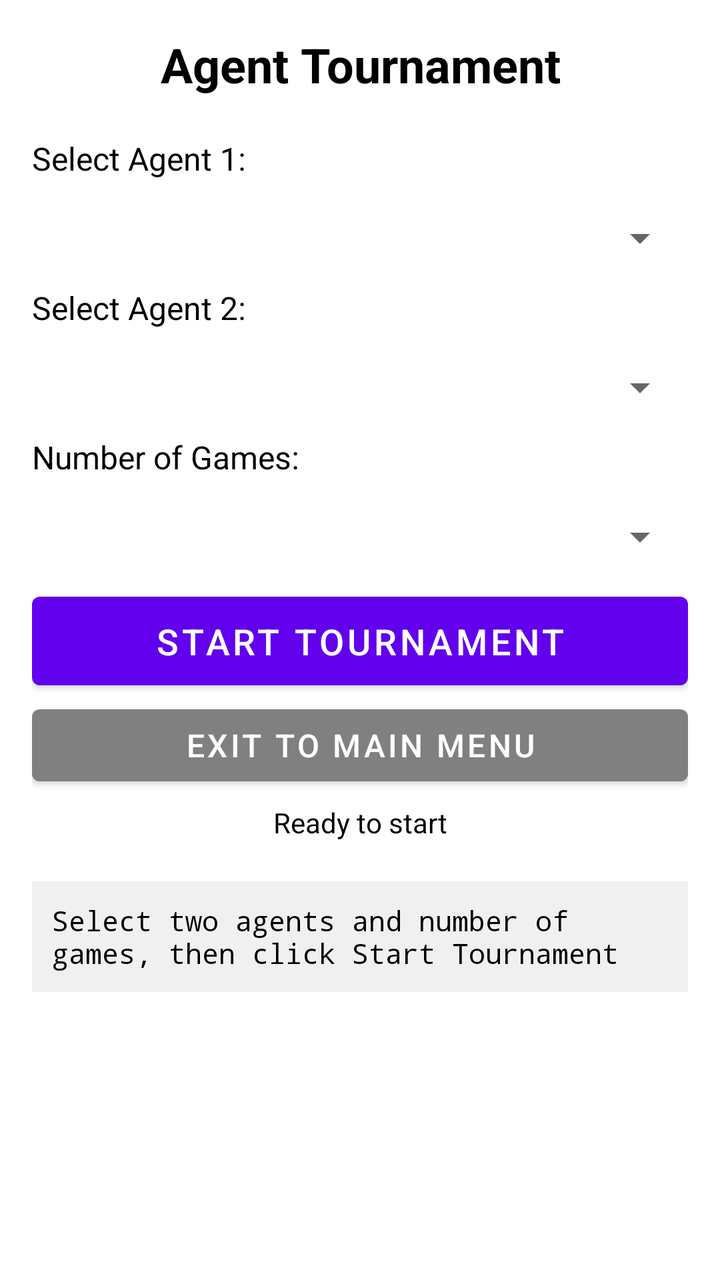
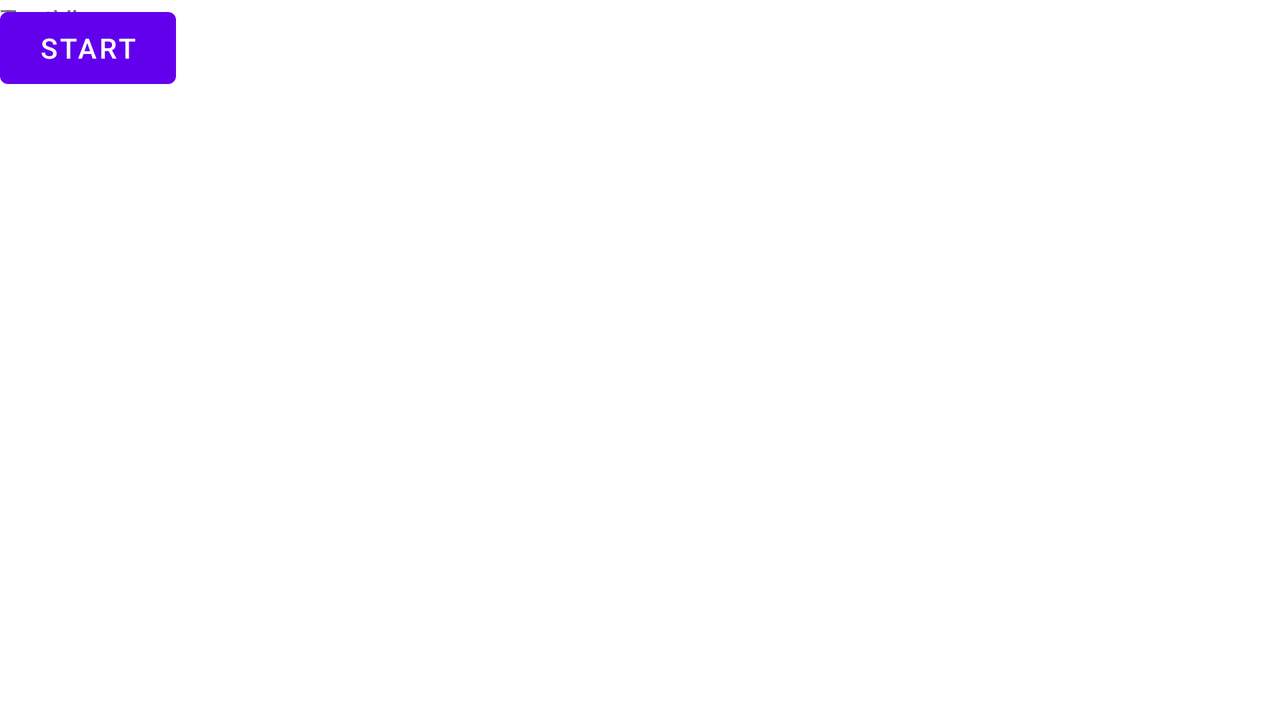

An Android layout and its configuration variant, each rendered on a device that would load it. The default file and the variant file are quoted in full after the pictures.
<!-- AndroidManifest.xml: application theme Theme.FishStock -->
<!-- res/layout/activity_tournament.xml -->
<?xml version="1.0" encoding="utf-8"?>
<LinearLayout xmlns:android="http://schemas.android.com/apk/res/android"
    android:layout_width="match_parent"
    android:layout_height="match_parent"
    android:orientation="vertical"
    android:padding="16dp"
    android:background="#FFFFFF">

    <TextView
        android:layout_width="match_parent"
        android:layout_height="wrap_content"
        android:text="Agent Tournament"
        android:textSize="24sp"
        android:textStyle="bold"
        android:textColor="#000000"
        android:gravity="center"
        android:paddingBottom="20dp"/>

    
    <TextView
        android:layout_width="match_parent"
        android:layout_height="wrap_content"
        android:text="Select Agent 1:"
        android:textSize="16sp"
        android:textColor="#000000"
        android:paddingBottom="5dp"/>
    <Spinner
        android:id="@+id/agent1Spinner"
        android:layout_width="match_parent"
        android:layout_height="wrap_content"
        android:minHeight="48dp"
        android:paddingBottom="10dp"/>

    
    <TextView
        android:layout_width="match_parent"
        android:layout_height="wrap_content"
        android:text="Select Agent 2:"
        android:textSize="16sp"
        android:textColor="#000000"
        android:paddingBottom="5dp"/>

    <Spinner
        android:id="@+id/agent2Spinner"
        android:layout_width="match_parent"
        android:layout_height="wrap_content"
        android:minHeight="48dp"
        android:paddingBottom="10dp"/>

    
    <TextView
        android:layout_width="match_parent"
        android:layout_height="wrap_content"
        android:text="Number of Games:"
        android:textSize="16sp"
        android:textColor="#000000"
        android:paddingBottom="5dp"/>

    <Spinner
        android:id="@+id/numGamesSpinner"
        android:layout_width="match_parent"
        android:layout_height="wrap_content"
        android:minHeight="48dp"
        android:paddingBottom="15dp"/>

    
    <Button
        android:id="@+id/startTournament"
        android:layout_width="match_parent"
        android:layout_height="wrap_content"
        android:text="Start Tournament"
        android:textSize="18sp"
        android:paddingTop="10dp"
        android:paddingBottom="10dp"/>

    
    <Button
        android:id="@+id/exitButton"
        android:layout_width="match_parent"
        android:layout_height="wrap_content"
        android:text="Exit to Main Menu"
        android:textSize="16sp"
        android:backgroundTint="#808080"/>

    
    <ProgressBar
        android:id="@+id/progressBar"
        android:layout_width="match_parent"
        android:layout_height="wrap_content"
        android:visibility="gone"
        android:layout_marginTop="10dp"
        style="?android:attr/progressBarStyleHorizontal"/>

    
    <TextView
        android:id="@+id/progressText"
        android:layout_width="match_parent"
        android:layout_height="wrap_content"
        android:text="Ready to start"
        android:textSize="14sp"
        android:textColor="#000000"
        android:paddingTop="5dp"
        android:paddingBottom="10dp"
        android:gravity="center"/>

    
    <ScrollView
        android:layout_width="match_parent"
        android:layout_height="0dp"
        android:layout_weight="1"
        android:paddingTop="10dp">

        <TextView
            android:id="@+id/results"
            android:layout_width="match_parent"
            android:layout_height="wrap_content"
            android:text="Select two agents and number of games, then click Start Tournament"
            android:textSize="14sp"
            android:textColor="#000000"
            android:fontFamily="monospace"
            android:padding="10dp"
            android:background="#F0F0F0"/>
    </ScrollView>

    
    <Button
        android:id="@+id/exportResults"
        android:layout_width="match_parent"
        android:layout_height="wrap_content"
        android:text="Share Results"
        android:textSize="16sp"
        android:visibility="gone"
        android:layout_marginTop="10dp"/>

</LinearLayout>
<!-- resources referenced by this layout -->
<resources>
  <style name="Theme.FishStock" parent="Theme.MaterialComponents.DayNight.DarkActionBar">
          
          <item name="colorPrimary">@color/purple_500</item>
          <item name="colorPrimaryVariant">@color/purple_700</item>
          <item name="colorOnPrimary">@color/white</item>
          
          <item name="colorSecondary">@color/teal_200</item>
          <item name="colorSecondaryVariant">@color/teal_700</item>
          <item name="colorOnSecondary">@color/black</item>
          
          <item name="android:statusBarColor">?attr/colorPrimaryVariant</item>
          
      </style>
  <color name="purple_500">#FF6200EE</color>
  <color name="purple_700">#FF3700B3</color>
  <color name="white">#FFFFFFFF</color>
  <color name="teal_200">#FF03DAC5</color>
  <color name="teal_700">#FF018786</color>
  <color name="black">#FF000000</color>
</resources>
<!-- res/layout-land/activity_tournament.xml (the repository's variant of the layout above) -->
<!-- drawn on the phone turned sideways -->
<?xml version="1.0" encoding="utf-8"?>
<androidx.constraintlayout.widget.ConstraintLayout xmlns:android="http://schemas.android.com/apk/res/android"
    xmlns:tools="http://schemas.android.com/tools"
    android:layout_width="match_parent"
    android:layout_height="match_parent">

    <Button
        android:id="@+id/startTournament"
        android:layout_width="wrap_content"
        android:layout_height="wrap_content"
        android:text="Start"
        tools:layout_editor_absoluteX="113dp"
        tools:layout_editor_absoluteY="136dp" />

    <TextView
        android:id="@+id/results"
        android:layout_width="wrap_content"
        android:layout_height="wrap_content"
        android:text="TextView"
        tools:layout_editor_absoluteX="135dp"
        tools:layout_editor_absoluteY="321dp" />
</androidx.constraintlayout.widget.ConstraintLayout>
